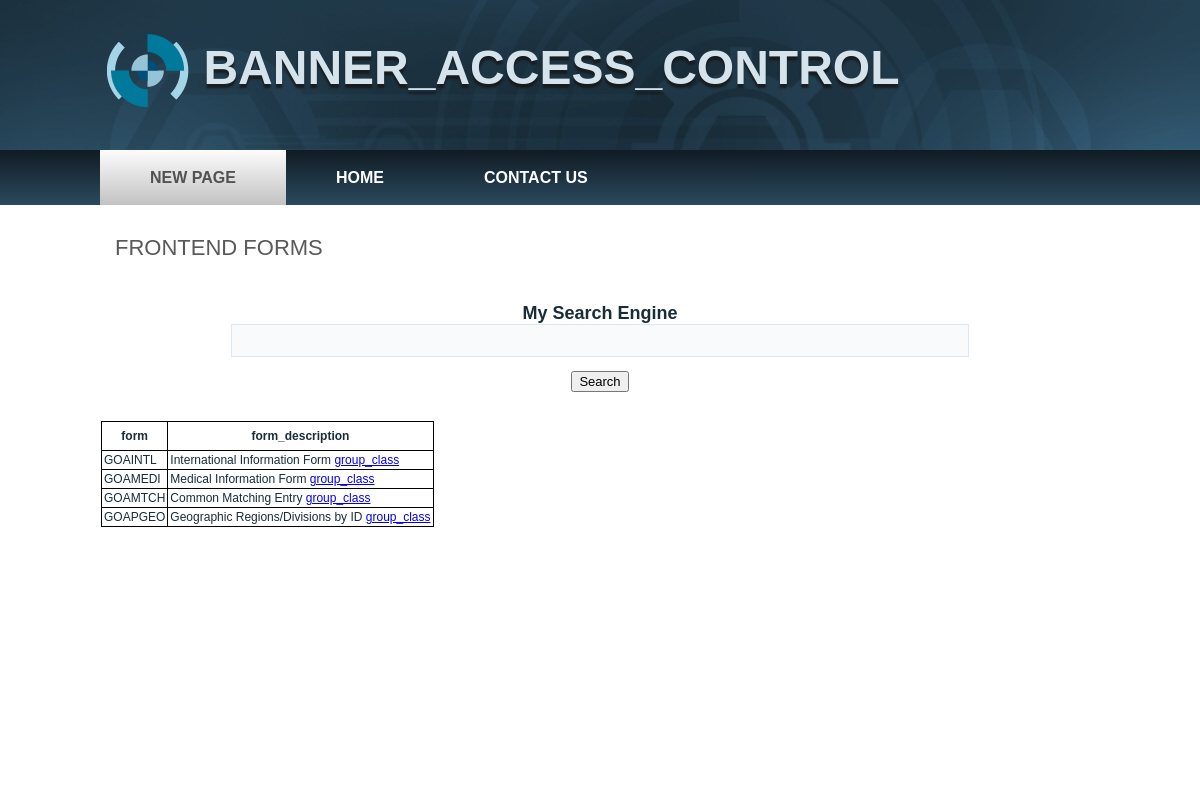
The page / on the database its author committed.
### tables this page shows
CREATE TABLE `object` (
  `object_id` int(11) NOT NULL,
  `form` varchar(45) NOT NULL,
  `form_description` varchar(255) NOT NULL
);

### index.php (the view, shortened to what this page needs)
<!DOCTYPE html>
<html dir="ltr" lang="en-US"><head>
    <link rel="stylesheet" href="style.css" media="screen">
    <link rel="stylesheet" href="style.responsive.css" media="all">
</head>
<body>
<div id="art-main">
<header class="art-header">
    <div class="art-shapes">
<div class="art-object1142538220" data-left="0.38%"></div>
            </div>
<h1 class="art-headline" data-left="22.54%">
    <a href="#">BANNER_ACCESS_CONTROL</a>
</h1>
</header>
<nav class="art-nav">
    <div class="art-nav-inner">
    <ul class="art-hmenu"><li><a href="new-page.html" class="active">New Page</a></li><li><a href="home.html">Home</a></li><li><a href="contact-us.html">Contact Us</a></li></ul>
        </div>
    </nav>
<div class="art-sheet clearfix">
            <div class="art-layout-wrapper">
                <div class="art-content-layout">
                    <div class="art-content-layout-row">
                        <div class="art-layout-cell art-content"><article class="art-post art-article">
                                <h2 class="art-postheader">FRONTEND FORMS</h2>
                <div class="art-postcontent art-postcontent-0 clearfix"><p><br></p></div>
<html>
<head>
</head>
<body>
<form action='index.php' method='GET'>
<center>
<h1>My Search Engine</h1>
<input type='text' size='90' name='search'></br></br>
<input type='submit' name='submit' value='Search' ></br></br></br>
</center>
</form>
 <?php
$servername = "localhost";
$username = "root";
$password = "";
$dbname = "user_access";
$conn = new mysqli($servername, $username, $password, $dbname);
$sql =  "SELECT form, form_description FROM object";
$result = $conn->query($sql);
if ($result->num_rows > 0) {
     echo "<table><tr><th>form</th><th>form_description</th></tr>";
     while($row = $result->fetch_assoc()) {
        echo "<tr><td>" . $row["form"]. "</td><td> " . $row["form_description"]." "."<a href='group_class.php'>group_class</a></td></tr>";
     }
     echo "</table>";
} else {
     echo "0 results";
}
?>
</body>
</html>

### index.php (style rules this page uses)
table, th, td { border: 1px solid black; }

### rows shown on the page
object: form "GOAINTL", form_description "International Information Form"
object: form "GOAMEDI", form_description "Medical Information Form"
object: form "GOAMTCH", form_description "Common Matching Entry"
object: form "GOAPGEO", form_description "Geographic Regions/Divisions by ID"
